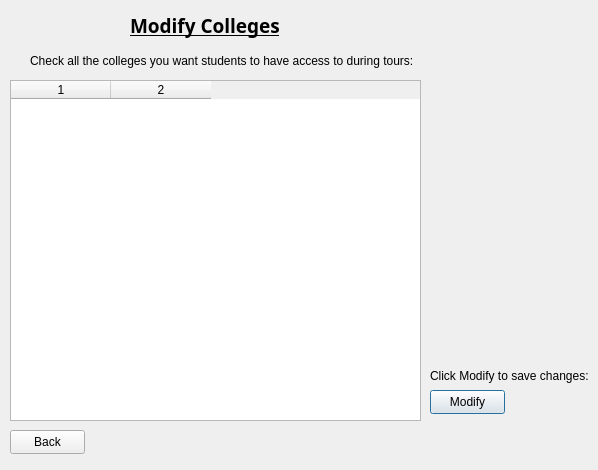
<?xml version="1.0" encoding="UTF-8"?>
<ui version="4.0">
 <class>ModColleges</class>
 <widget class="QDialog" name="ModColleges">
  <property name="geometry">
   <rect>
    <x>0</x>
    <y>0</y>
    <width>598</width>
    <height>470</height>
   </rect>
  </property>
  <property name="windowTitle">
   <string>Dialog</string>
  </property>
  <widget class="QLabel" name="label">
   <property name="geometry">
    <rect>
     <x>130</x>
     <y>-10</y>
     <width>151</width>
     <height>71</height>
    </rect>
   </property>
   <property name="font">
    <font>
     <family>Segoe Print</family>
     <pointsize>14</pointsize>
     <bold>true</bold>
     <underline>true</underline>
    </font>
   </property>
   <property name="text">
    <string>Modify Colleges</string>
   </property>
  </widget>
  <widget class="QLabel" name="label_2">
   <property name="geometry">
    <rect>
     <x>30</x>
     <y>20</y>
     <width>391</width>
     <height>81</height>
    </rect>
   </property>
   <property name="text">
    <string>Check all the colleges you want students to have access to during tours:</string>
   </property>
  </widget>
  <widget class="QTableWidget" name="CollegeModtable">
   <property name="geometry">
    <rect>
     <x>10</x>
     <y>80</y>
     <width>411</width>
     <height>341</height>
    </rect>
   </property>
   <property name="columnCount">
    <number>2</number>
   </property>
   <attribute name="horizontalHeaderVisible">
    <bool>true</bool>
   </attribute>
   <column/>
   <column/>
  </widget>
  <widget class="QPushButton" name="ColModifybutton">
   <property name="geometry">
    <rect>
     <x>430</x>
     <y>390</y>
     <width>75</width>
     <height>24</height>
    </rect>
   </property>
   <property name="text">
    <string>Modify</string>
   </property>
  </widget>
  <widget class="QLabel" name="label_3">
   <property name="geometry">
    <rect>
     <x>430</x>
     <y>360</y>
     <width>161</width>
     <height>31</height>
    </rect>
   </property>
   <property name="text">
    <string>Click Modify to save changes:</string>
   </property>
  </widget>
  <widget class="QPushButton" name="pushButton">
   <property name="geometry">
    <rect>
     <x>10</x>
     <y>430</y>
     <width>75</width>
     <height>24</height>
    </rect>
   </property>
   <property name="text">
    <string>Back</string>
   </property>
  </widget>
 </widget>
 <resources/>
 <connections/>
</ui>
